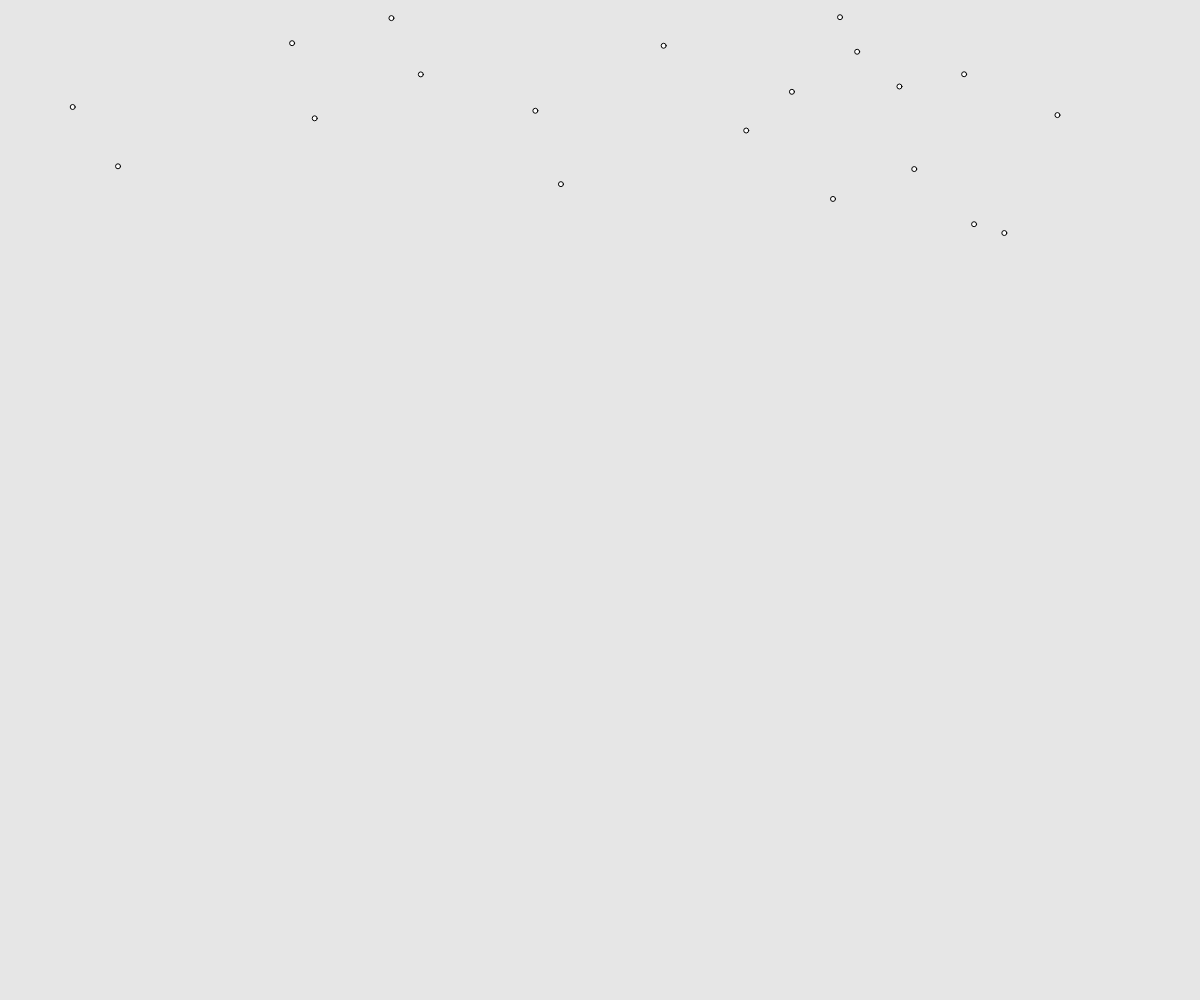
Frame 1 (no input)
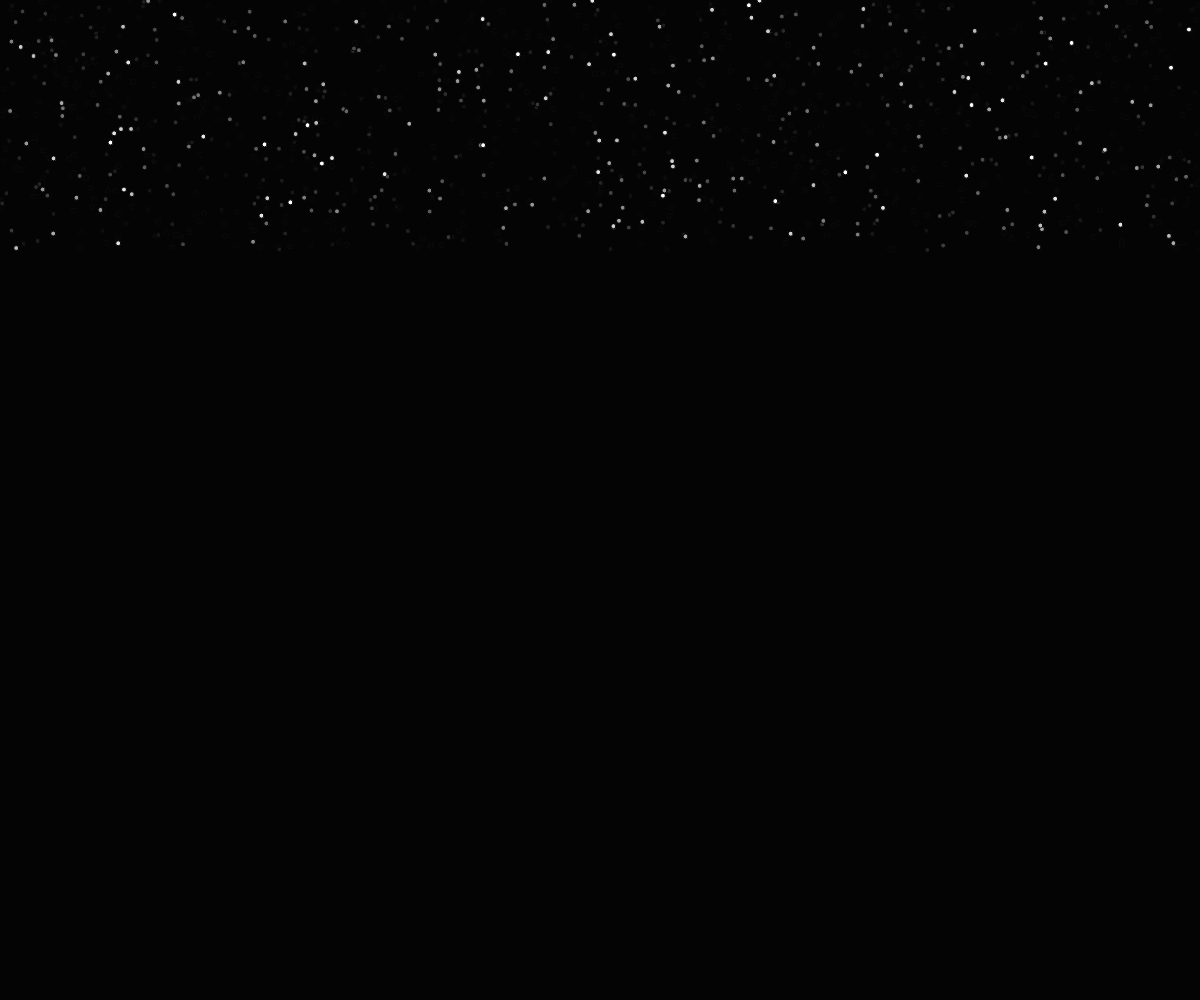
Frame 60 (no input)
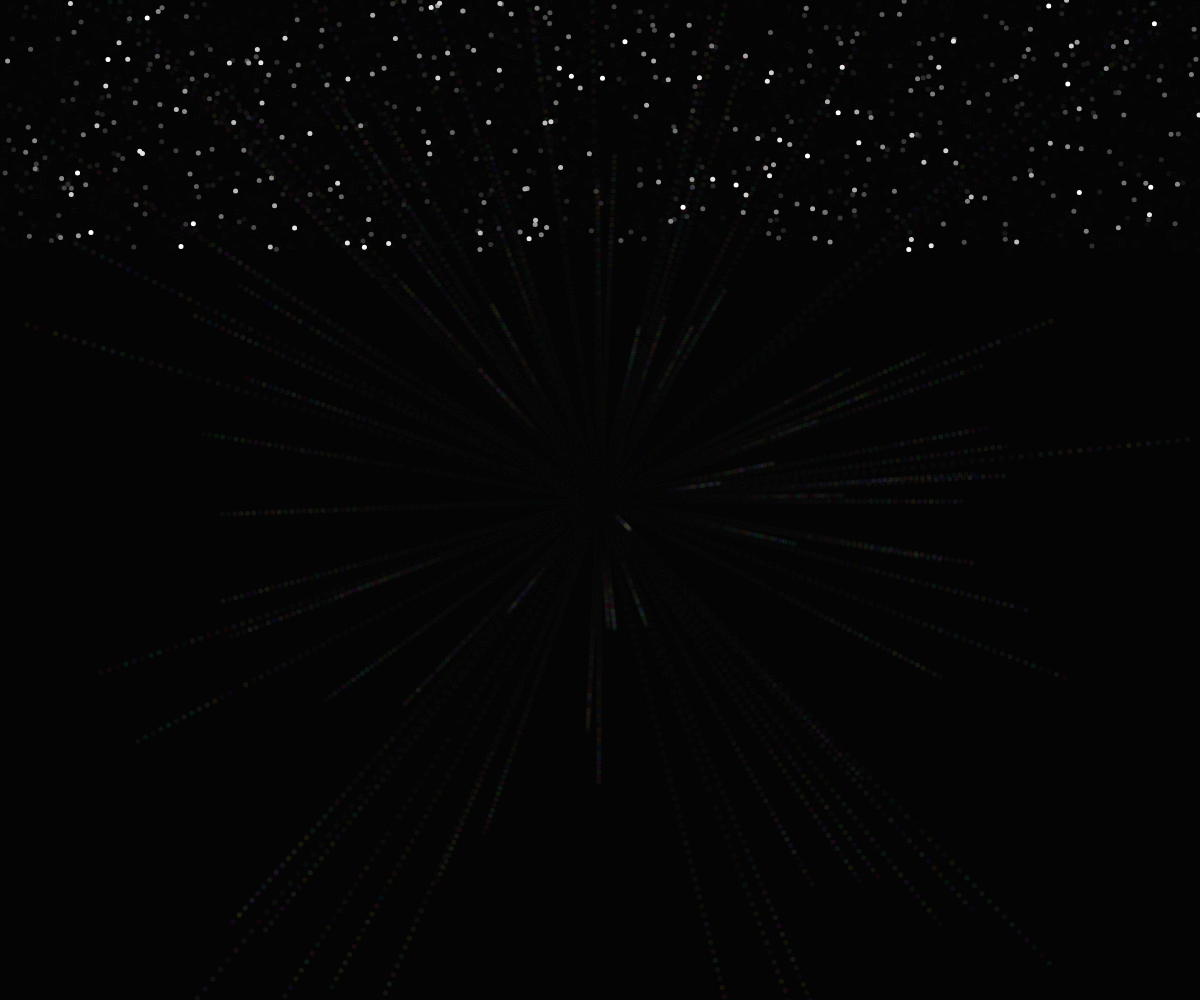
Frame 120 (the mouse pressed at the canvas centre since frame 60)

The p5.js sketch that drew these frames (run headless with seeded random() and noise() and a simulated clock; from frame 60 on, the mouse is pressed at the canvas centre):

// p5.js sketch
// ── sketch.js
// 最終課題を制作しよう
let fireWorks = [];

function setup() {
  createCanvas(windowWidth, windowHeight);
}

function draw() {
  background(0, 0, 0, 25);
  drawStars();
  for (let i = fireWorks.length - 1; i >= 0; i--) {
    fireWorks[i].update();
    fireWorks[i].show();
    if (fireWorks[i].isDone()) {
      fireWorks.splice(i, 1);
    }
  }
}

function mousePressed() {
  let firework = new FireWork(mouseX, mouseY);
  fireWorks.push(firework);
}

function windowResized() {
  resizeCanvas(windowWidth, windowHeight);
}

function drawStars() {
  for (let i = 0; i < 20; i++) {
    let x = random(0, windowWidth);
    let y = random(0, windowHeight / 4);
    fill(255, 255, 255);
    ellipse(x, y, 5);
  }
}

class FireWork {
  constructor(x, y) {
    this.particles = [];
    for (let i = 0; i < 100; i++) {
      this.particles.push(new Particle(x, y));
    }
  }

  update() {
    for (let particle of this.particles) {
      particle.update();
    }
  }

  show() {
    for (let particle of this.particles) {
      particle.show();
    }
  }

  isDone() {
    for (let particle of this.particles) {
      if (!particle.isDone()) {
        return false;
      }
    }
    return true;
  }
}

class Particle {
  constructor(x, y) {
    this.x = x;
    this.y = y;
    this.vx = random(-10, 10);
    this.vy = random(-10, 10);
    this.lifespan = 255;
  }

  update() {
    this.x += this.vx;
    this.y += this.vy;
    this.lifespan -= 4;
  }

  show() {
    noStroke();
    fill(random(0, 255), random(0, 255), random(0, 255), this.lifespan);
    ellipse(this.x, this.y, 5);
  }

  isDone() {
    return this.lifespan <= 0;
  }
}
